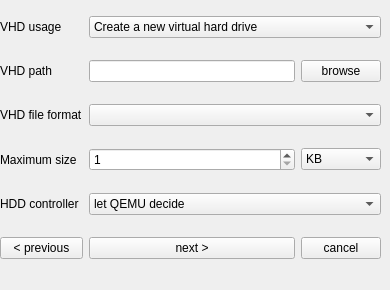
   <widget class="QWidget" name="page_5">
    <widget class="QWidget" name="gridLayoutWidget_5">
     <property name="geometry">
      <rect>
       <x>0</x>
       <y>0</y>
       <width>381</width>
       <height>281</height>
      </rect>
     </property>
     <layout class="QGridLayout" name="gridLayout_5">
      <item row="5" column="1">
       <widget class="QPushButton" name="btn_next3">
        <property name="text">
         <string>next &gt;</string>
        </property>
       </widget>
      </item>
      <item row="5" column="0">
       <widget class="QPushButton" name="btn_prev3">
        <property name="text">
         <string>&lt; previous</string>
        </property>
       </widget>
      </item>
      <item row="1" column="1">
       <widget class="QLineEdit" name="le_vhdP"/>
      </item>
      <item row="3" column="2">
       <widget class="QComboBox" name="cb_maxsize">
        <item>
         <property name="text">
          <string>KB</string>
         </property>
        </item>
        <item>
         <property name="text">
          <string>MB</string>
         </property>
        </item>
        <item>
         <property name="text">
          <string>GB</string>
         </property>
        </item>
       </widget>
      </item>
      <item row="5" column="2">
       <widget class="QPushButton" name="btn_cancel3">
        <property name="text">
         <string>cancel</string>
        </property>
       </widget>
      </item>
      <item row="2" column="1" colspan="2">
       <widget class="QComboBox" name="cb_vhdF">
        <property name="placeholderText">
         <string>(Please select a file format)</string>
        </property>
        <item>
         <property name="text">
          <string>qcow2</string>
         </property>
        </item>
        <item>
         <property name="text">
          <string>qcow</string>
         </property>
        </item>
        <item>
         <property name="text">
          <string>raw</string>
         </property>
        </item>
        <item>
         <property name="text">
          <string>vdi</string>
         </property>
        </item>
        <item>
         <property name="text">
          <string>vmdk</string>
         </property>
        </item>
        <item>
         <property name="text">
          <string>vpc</string>
         </property>
        </item>
        <item>
         <property name="text">
          <string>vhdx</string>
         </property>
        </item>
        <item>
         <property name="text">
          <string>parallels</string>
         </property>
        </item>
        <item>
         <property name="text">
          <string>file</string>
         </property>
        </item>
       </widget>
      </item>
      <item row="0" column="1" colspan="2">
       <widget class="QComboBox" name="cb_vhdU">
        <item>
         <property name="text">
          <string>Create a new virtual hard drive</string>
         </property>
        </item>
        <item>
         <property name="text">
          <string>Add an existing virtual hard drive</string>
         </property>
        </item>
        <item>
         <property name="text">
          <string>Don't add a virtual hard drive</string>
         </property>
        </item>
       </widget>
      </item>
      <item row="2" column="0">
       <widget class="QLabel" name="lbl_vhdF">
        <property name="text">
         <string>VHD file format</string>
        </property>
       </widget>
      </item>
      <item row="3" column="0">
       <widget class="QLabel" name="lbl_maxsize">
        <property name="text">
         <string>Maximum size</string>
        </property>
       </widget>
      </item>
      <item row="3" column="1">
       <widget class="QSpinBox" name="sb_maxsize">
        <property name="minimum">
         <number>1</number>
        </property>
        <property name="maximum">
         <number>214748368</number>
        </property>
        <property name="value">
         <number>1</number>
        </property>
       </widget>
      </item>
      <item row="1" column="2">
       <widget class="QPushButton" name="btn_vhdP">
        <property name="text">
         <string>browse</string>
        </property>
       </widget>
      </item>
      <item row="0" column="0">
       <widget class="QLabel" name="lbl_vhdU">
        <property name="text">
         <string>VHD usage</string>
        </property>
       </widget>
      </item>
      <item row="1" column="0">
       <widget class="QLabel" name="lbl_vhdP">
        <property name="text">
         <string>VHD path</string>
        </property>
       </widget>
      </item>
      <item row="4" column="0">
       <widget class="QLabel" name="lbl_hddC">
        <property name="text">
         <string>HDD controller</string>
        </property>
       </widget>
      </item>
      <item row="4" column="1" colspan="2">
       <widget class="QComboBox" name="cb_hddC">
        <item>
         <property name="text">
          <string>let QEMU decide</string>
         </property>
        </item>
        <item>
         <property name="text">
          <string>IDE</string>
         </property>
        </item>
        <item>
         <property name="text">
          <string>VirtIO SCSI</string>
         </property>
        </item>
        <item>
         <property name="text">
          <string>AHCI</string>
         </property>
        </item>
       </widget>
      </item>
     </layout>
    </widget>
   </widget>
